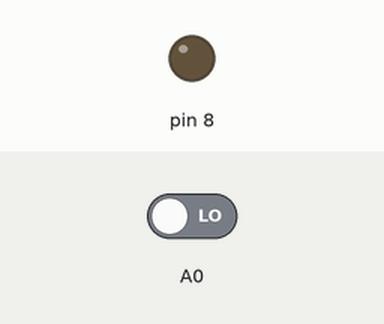
Simulated run of this sketch. Board: Arduino Uno, built with avr-gcc and run on an emulated ATmega328P. Parts: output pins drawn as LEDs (lit = HIGH). The test bench sets the inputs (shaded band); at power-on: A0 LOW.

Above: at 1.2 s.
1.3 s: A0 driven HIGH
At 2.3 s:
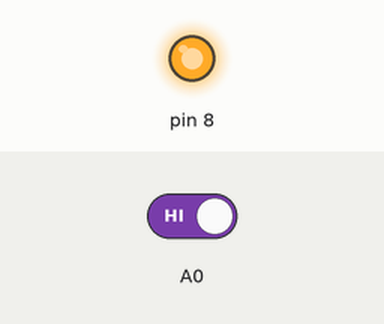
2.8 s: A0 driven LOW
At 3.5 s:
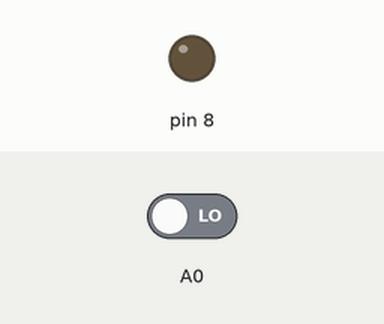
Timing chart, 0 to 5.8 s (numbered marks = the images above; inputs shaded):
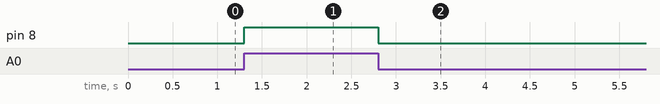

Measured:
- after the input at 1.3 s, pin 8: LOW → HIGH at once
- after the input at 2.8 s, pin 8: HIGH → LOW at once

The sketch:

sketch_apr30a.ino
```cpp
void setup() {

  pinMode(A0,INPUT);
  pinMode(8,OUTPUT);
  digitalWrite(8,LOW);

  // put your setup code here, to run once:

}

void loop() {
 L1: bool n= digitalRead(A0);
 if (n==1){
  digitalWrite(8,HIGH);
  }
  else {
    digitalWrite(8,LOW);
    }
  // put your main code here, to run repeatedly:

}
```
